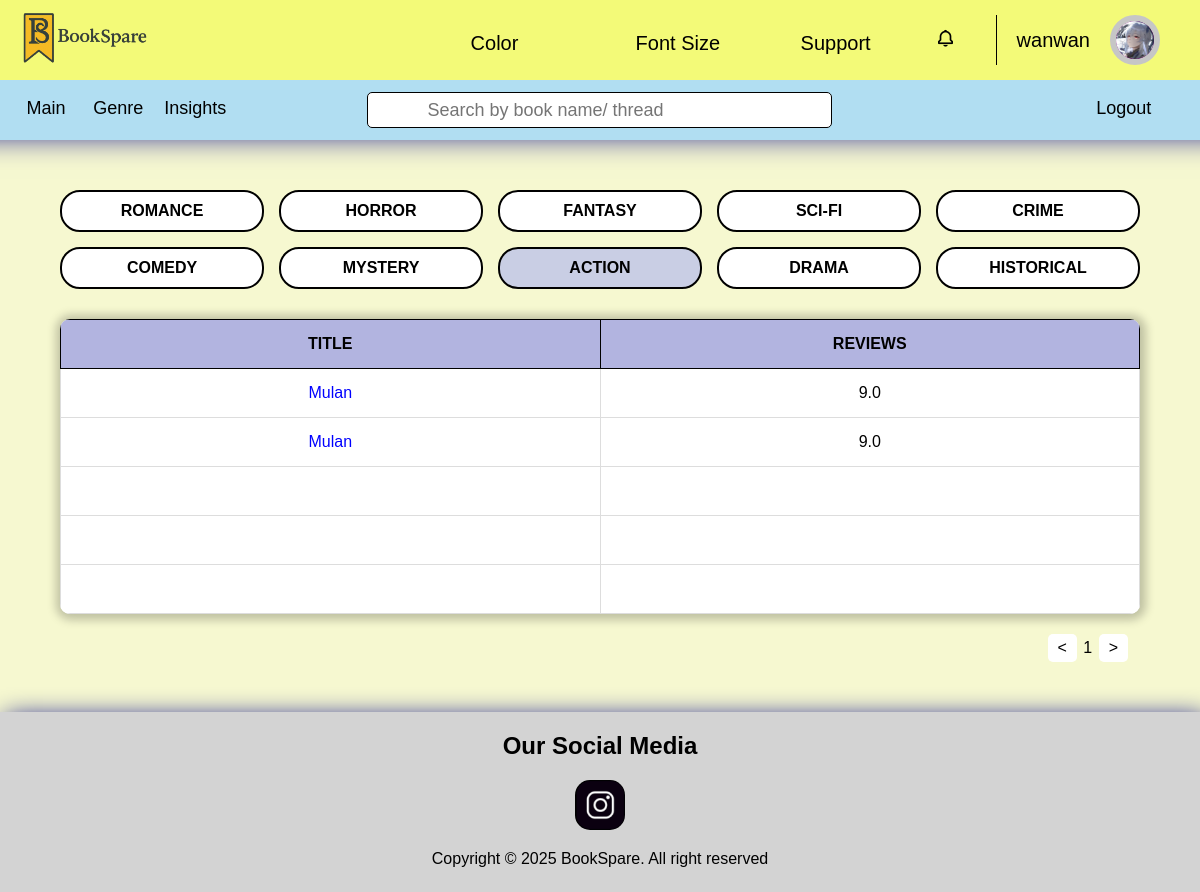
Page /genre.php?genreSection=Action (signed in) on the committed database.
### tables this page shows
CREATE TABLE `reader_user` (
  `readerID` int(11) NOT NULL,
  `username` varchar(30) NOT NULL,
  `email` varchar(70) NOT NULL,
  `phone` varchar(15) NOT NULL,
  `country` varchar(75) NOT NULL,
  `dateOfBirth` date NOT NULL,
  `password` varchar(255) DEFAULT NULL,
  `avatar` varchar(255) DEFAULT NULL
);

CREATE TABLE `post_review` (
  `postCode` int(11) NOT NULL,
  `readerID` int(11) DEFAULT NULL,
  `bookID` int(11) DEFAULT NULL,
  `ownerOpinion` longtext NOT NULL,
  `ownerRating` decimal(3,1) NOT NULL,
  `frontCover_img` varchar(255) DEFAULT NULL,
  `backCover_img` varchar(255) DEFAULT NULL,
  `synopsis` longtext DEFAULT NULL,
  `statusPhone` varchar(10) DEFAULT NULL,
  `author` varchar(50) DEFAULT NULL,
  `genre` varchar(50) DEFAULT NULL
);

CREATE TABLE `book_record` (
  `bookID` int(11) NOT NULL,
  `bookTitle` varchar(60) NOT NULL
);

### genreSection.php (the view)
<?php
echo '<table class="genre-table">';
echo '    <thead>';
echo '        <tr>';
echo '            <th>TITLE</th>';
echo '            <th>REVIEWS</th>';
echo '        </tr>';
echo '    </thead>';
echo '    <tbody>';
$x = 0;
foreach ($post as $row) {
    if (!empty($row)) {
        $sqlGetComment = "SELECT
            comment.*,
            post.*,
            reader.*,
            bookBorrow.*
        FROM Comment_Rating comment
        INNER JOIN Post_Review post ON comment.postCode = post.postCode
        INNER JOIN Reader_User reader ON comment.readerID = reader.readerID
        INNER JOIN book_borrowed bookBorrow ON comment.bookBorrowCode = bookBorrow.bookBorrowCode
        WHERE post.genre LIKE '{$row['genre']}'";
        $resultGetComemnt = $conn->query($sqlGetComment);
        $comment = $resultGetComemnt->fetch_all(MYSQLI_ASSOC);
        $averageRating = 0;
        if (!empty($comment)) {
                $i = 0;
                foreach($comment as $commentData) {
                    if ($commentData['bookBorrowCode'] != null) {
                        $averageRating += $commentData['ratingFeedback'];
                        $i++;
                    }
                }
                if ($i != 0) {
                    $averageRating = $averageRating / $i;
                }
        }
        echo '        <tr>';
        echo '            <td><a href="genreDetail.php?book='.$row['bookTitle'].'">'.$row['bookTitle'].'</a></td>';
        if ($averageRating != 0) {
            echo '            <td>'.number_format($averageRating, 1).'</td>';
        } else {
            echo '            <td>No Rating</td>';
        }
        echo '        </tr>';
    }
    $x++;
}
for (; $x < 5; $x++) {
    echo '        <tr>';
    echo '            <td>&nbsp;</td>';
    echo '            <td>&nbsp;</td>';
    echo '        </tr>';
}
echo '    </tbody>';
echo '</table>';
echo '<div class="pagination">';
echo '    <button>';
echo '        &lt;';
echo '    </button>';
echo '    <span>1</span>';
echo '    <button>&gt;</button>';
echo '</div>';
?>

### header.php (shortened to what this page needs)
<?php
    $sqlGetPostDetailsHeader = "SELECT
                            post.*,
                            reader.*,
                            book.*
                        FROM post_review post
                        INNER JOIN reader_user reader USING (readerID)
                        INNER JOIN book_record book USING (bookID)
                        WHERE post.readerID = '$readerID'
                        ORDER BY post.postCode DESC";
    $resultGetPostDetailsHeader = $conn->query($sqlGetPostDetailsHeader);
?>
<!DOCTYPE html>
<html lang="en" data-themeColor="defaultColor" data-fontSize="defaultFontSize">
<head>
</head>
<body>
    <header>
        <div id="firstHeader">
            <a href="main.php" id="logo"><img src="image/logoTitle.png" alt="logo" id="logoImage"></a>
            <nav>
                <div>
                    <span class="colorButton"><label for="color">Color<box-icon name='chevron-down'
                                class="downArrow"></box-icon></label></span>
                </div>
                <div>
                    <span class="fontSizeButton"><label for="fontSize">Font Size<box-icon name='chevron-down'
                                class="downArrow"></box-icon></label></span>
                </div>
                <div>
                    <span class="supportButton"><label for="support">Support<box-icon name='chevron-down'
                                class="downArrow"></box-icon></label></span>
                </div>
                <div>
                    <span class="notificationButton"><label for="notification"><i class='bx  bx-bell' ></i> </label></span>
                </div>
                <div>
                    <span class="profile">
                        <?php echo $user['username']; ?>
                        <a>
                        <?php
                            if ($user['avatar'] == null) {
                                echo $user['username'][0];
                            } else {
                                echo "<img src=".$user['avatar']." alt='Profile Image'>";
                            }
                        ?>
                        </a>
                    </span>
                </div>
            </nav>
        </div>
        <div id="secondHeader">
            <nav>
                <a href="main.php"><label for="">Main</label></a>
                <a href="genre.php"><label for="">Genre</label></a>
                <a href="barChart.php"><label for="">Insights</label></a>
            </nav>
            <form method="POST" action="search.php" class="headerForm">
                <box-icon name='search-alt'></box-icon>
                <input type="text" placeholder="Search by book name/ thread" name="search">
            </form>
            <nav>
                <a href="logout.php"><label for="main">Logout</label></a>
            </nav>
        </div>
    </header>
</body>
</html>

### style.css (style rules this page uses)
:root { --bodyBgColor: #f6f8d0; --firstHeaderBgColor: #f3fa78; --firstHeaderBoxShadow: 1px 1px 30px 53px darkblue; --secondHeaderBgColor: #b1def2; --footerBgColor: lightgray; --footerBoxShadow: 5px 5px 25px 0.5px darkblue; --footerColor: black; --headerAnchor: black; --headerSpan: black; --iconColor: black; --fontSize: 1em; --fontSizeTitle: 1.5em; --navLabelBorderSize: 165px; transition: 0.2s; }
html { font-size: 16px; }
* { box-sizing: border-box; margin: 0; padding: 0; font-size: var(--fontSize); user-select: none; font-family:'Gill Sans', 'Gill Sans MT', Calibri, 'Trebuchet MS', sans-serif }
body { background-color: var(--bodyBgColor); }
header { display: flex; flex-direction: column; user-select: none; top: 0; position: sticky; z-index: 999; }
box-icon { fill: var(--iconColor); }
header #firstHeader { display: flex; justify-content: space-between; padding: 0px 20px; font-size: 20px; background-color: var(--firstHeaderBgColor); box-shadow: var(--firstHeaderBoxShadow); height: 80px; align-items: center; }
header #firstHeader a { width: 130px; color: var(--headerAnchor); }
header #logoImage { width: 100%; }
header nav { width: 70%; margin: 18px 0 18px 10px; align-items: center; }
header #firstHeader nav { display: flex; justify-content: right; }
header #firstHeader nav span { display: inline-block; text-decoration: none; color: var(--headerSpan); padding: 0 20px; width: var(--navLabelBorderSize); }
header #firstHeader span label { cursor: pointer; transition: 0.3s; }
header #firstHeader span .downArrow { margin-left: 10px; width: 20%; }
header #firstHeader span.profile { display: flex; gap: 20px; align-items: center; border-left: 1px solid; cursor: pointer; width: auto; }
header #firstHeader span.profile a { display: inline-flex; height: 50px; width: 50px; border: 6px solid rgb(198, 198, 198); background-color: purple; border-radius: 50px; justify-content: center; align-items: center; color: white; cursor: pointer; }
header #firstHeader span.profile img { display: inline-block; height: 100%; width: 100%; border-radius: 50px; }
header #firstHeader nav span.notificationButton { display: flex; justify-content: center; align-items: center; width: 50px; padding: 0 50px 0 0; }
header #secondHeader { height: 60px; background-color: var(--secondHeaderBgColor); font-size: 18px; display: flex; }
header #secondHeader nav { text-align: left; width: 30%; padding: 0 0 0 10px; }
header #secondHeader nav:nth-child(3) { text-align: right; padding: 0 50px; }
header #secondHeader nav a { text-decoration: none; color: var(--headerAnchor); }
header #secondHeader a label { display: inline-block; width: 20%; text-align: center; cursor: pointer; transition: 0.2s; }
header #secondHeader form.headerForm { border-radius: 5px !important; border: 1px solid !important; margin: 12px 0 !important; width: 39% !important; background-color: white !important; }
header #secondHeader form.headerForm box-icon { display: inline-block !important; margin: 6px 10px !important; fill: black !important; }
header #secondHeader form.headerForm input { vertical-align: top !important; height: 34px !important; width: 88% !important; border: none !important; outline: none !important; padding: 0 10px !important; }
footer { display: flex; flex-direction: column; text-align: center; gap: 20px; height: 220px; background-color: var(--footerBgColor); padding: 20px 0; user-select: none; box-shadow: var(--footerBoxShadow); color: var(--footerColor); }
footer h1 { font-size: var(--fontSizeTitle) }
footer a { margin: 0 auto; background-image: url("image/socialMedia/ig.png"); background-repeat: no-repeat; background-size: contain; width: 70px; height: 70px; border-radius: 20px; transition: 0.3s; }
@media (min-width: 800px) and (max-width: 1250px) { header #firstHeader a { width: 130px; } }
@media (min-width: 800px) and (max-width: 1250px) { header #secondHeader nav a { padding: 0 15px 0 0; } }
@media (min-width: 800px) and (max-width: 1250px) { header #secondHeader a label { width: 15%; } }
@media (min-width: 800px) and (max-width: 1250px) { footer { height: 180px; } }
@media (min-width: 800px) and (max-width: 1250px) { footer a { width: 50px; height: 50px; border-radius: 15px; } }

### rows in the picture
reader_user: username "wanwan", avatar (picture)
post_review: bookID.bookTitle "Mulan", averageRating "9.0"
post_review: bookID.bookTitle "Mulan", averageRating "9.0"
